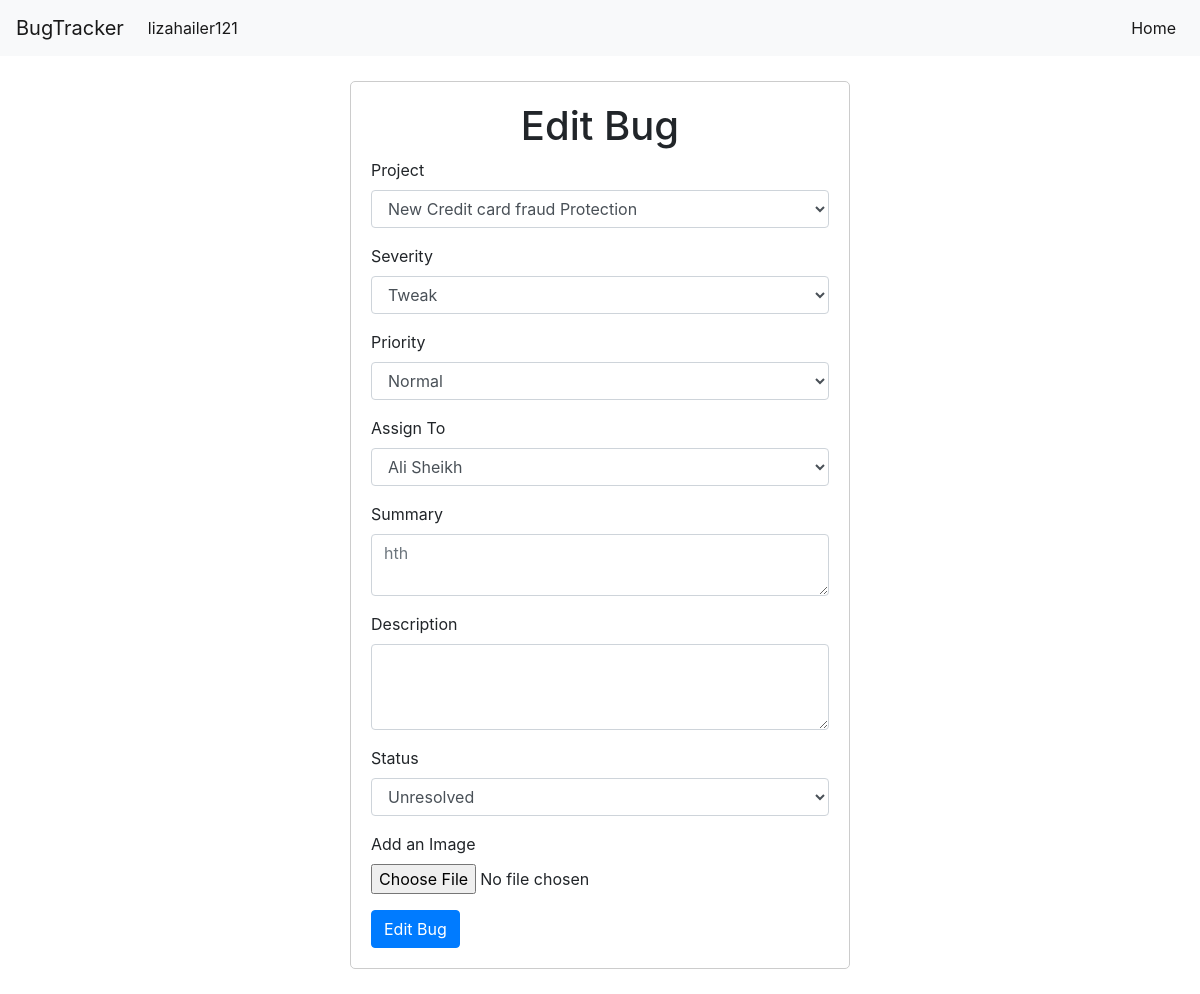
/editbug/36 (signed in), run on the app's committed database.
### home/models.py (models this page shows, shortened)
class Bug(models.Model):
    project = models.CharField(max_length=122,null=True)
    Severity = models.CharField(max_length=122,null=True)
    Priority = models.CharField(max_length=122,null=True)
    Assign = models.CharField(max_length=122,null=True)
    Summary = models.TextField(null=True)
    Desc = models.TextField(null=True)
    date = models.DateField()
    Image = models.FileField(upload_to='file')
    status = models.CharField(max_length=50,default='Unresolved')
    created = models.DateTimeField(auto_now_add = True)
    ended = models.DateField(null=True,blank=True)
    timetaken = models.CharField(max_length=50,null=True,blank=True)
    reportedby = models.CharField(max_length=50)
    resolvedby = models.CharField(max_length=100,blank=True,null=True)

### home/views.py (the view)
# urls.py: path('editbug/<int:id>',views.editbug,name='Edit bug'),
@login_required
def editbug(request,id):
    bug = Bug.objects.get(id=id)
    if bug.status == 'Resolved':
        return render(request, 'error_page.html', {'message': 'Bug is already resolved and cannot be edited.'})
    if request.method == "POST":
        bug = Bug.objects.get(id=id)
        if bug.status == 'Resolved':
            return render(request, 'error_page.html', {'message': 'Bug is already resolved and cannot be edited.'})
        bug.project = request.POST.get('project')
        bug.Severity = request.POST.get('Severity')
        bug.Priority = request.POST.get('Priority')
        bug.Assign = request.POST.get('Assign')
        bug.Summary = request.POST.get('Summary')
        bug.Desc = request.POST.get('Desc')
        bug.Image = request.FILES.get('Image')
        bug.status = request.POST.get('status')
        if bug.status=="Resolved":
            current_user = request.user.username
            bug.resolvedby = current_user
            bug.ended = timezone.now()
            time = bug.ended-bug.created
            bug.timetaken = str(time.days)+" days "+str(time.seconds//3600)+" hr"
        bug.save()
        my_data = Bug.objects.all().order_by('created')
        reversed_data = my_data.reverse()  # Reverse the order
        if request.user.is_superuser:
            return render(request, 'bugs.html', {'reversed_data': reversed_data})
        elif request.user.is_staff:
            return render(request, 'bugs.html', {'reversed_data': reversed_data})
        else:
            my_data = Bug.objects.all().filter(reportedby=request.user).order_by('created')
            reversed_data = my_data.reverse()  # Reverse the order
            return render(request, 'clientbugs.html', {'reversed_data': reversed_data})
    else:
        bug = Bug.objects.get(id=id)
        project = Project.objects.all()
        users = User.objects.all()
        context = {
            'bug':bug,
            'project':project,
            'users' :users,
        }
        return render(request,'editbug.html',context)

### templates/editbug.html (shortened to what this page needs)
<!doctype html>
<html lang="en">
  <head>
    <link rel="stylesheet" href="https://cdn.jsdelivr.net/npm/bootstrap@4.0.0/dist/css/bootstrap.min.css">
    <nav class="navbar navbar-expand-lg navbar-light bg-light">
      <a class="navbar-brand" href="#">BugTracker</a>
      <div class="collapse navbar-collapse" id="navbarSupportedContent">
        <ul class="navbar-nav mr-auto">
          <li class="nav-item active">
            <a class="nav-link" href="">{{request.user}}</a>
          </li>
        </ul>
      </div>
      <ul class="navbar-nav mr-auto">
        <li class="nav-item active">
          <a class="nav-link" href="/staff">Home</a>
        </li>
      </ul>
    </nav>
  </head>
  <body>
    <div class="container">
        <div class="text-center">
            <h1>Edit Bug</h1>
        </div>
    <form method='post' action='/editbug/{{bug.id}}' enctype="multipart/form-data">
      <div class="form-group">
        <label for="project">Project</label>
        <select id="project" name="project" class="form-control">
          <option selected>{{bug.project}}<option>
      </div>
      <div class="form-group">
        <label for="Severity">Severity</label>
        <select id="Severity" name="Severity" class="form-control">
          <option selected>{{bug.Severity}}<option>
        </select>
      </div>
      <div class="form-group">
        <label for="Priority">Priority</label>
        <select id="Priority" name="Priority" class="form-control">
          <option selected>{{bug.Priority}}<option>
        </select>
      </div>
      <div class="form-group">
        <label for="Assign">Assign To</label>
        <select id="Assign" name="Assign" class="form-control">
          <option selected>{{bug.Assign}}<option>
      </div>
      <div class="form-group">
        <label for="Summary">Summary</label>
        <textarea class="form-control" id="Summary" name="Summary" placeholder="{{bug.Summary}}" rows="2"></textarea>
      </div>
      <div class="form-group">
        <label for="Desc">Description</label>
        <textarea class="form-control" id="Desc" name="Desc" placeholder="{{bug.Desc}}" rows="3"></textarea>
      </div>
      <div class="form-group">
        <label for="status">Status</label>
        <select id="status" name="status" class="form-control">
          <option selected>{{bug.status}}<option>
      </div>
      <div class="form-group">
        <label for="Image">Add an Image</label>
        <input type="file" class="form-control-file" id="Image" name="Image">
      </div>
      <button type="submit" class="btn btn-primary">Edit Bug</button>
    </form>
  </div>
</body>
</html>

### templates/editbug.html (style rules this page uses)
.container { width: 500px; margin: 25px auto; padding: 20px; border: 1px solid #ccc; border-radius: 5px; }

### data on the page
Bug: project "New Credit card fraud Protection", Severity "Tweak", Priority "Normal", Assign "Ali Sheikh", Summary "hth", status "Unresolved"

### other printed values
{{ request.user }} "lizahailer121"
